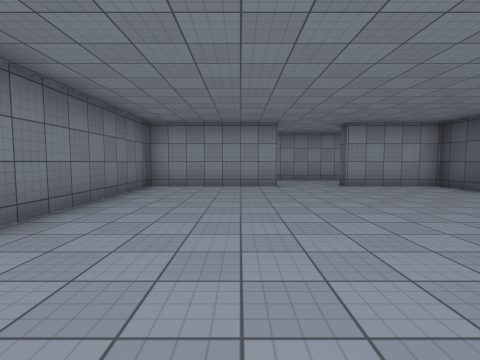
[1] (above)

15 first-person views from a walk through a Unity game level. The camera is 1.4 m above the floor, tilts 4° down and sees 85° across. The floor is counted in squares, 2 m on a side. Each view is taken from the middle of a square. On the plan, view 1 faces up. The plan holds only what a view shows up to about 9 squares ahead; the rest is blank. The player is left out. Surface patterns are stand-ins for the level's own textures.

[2]
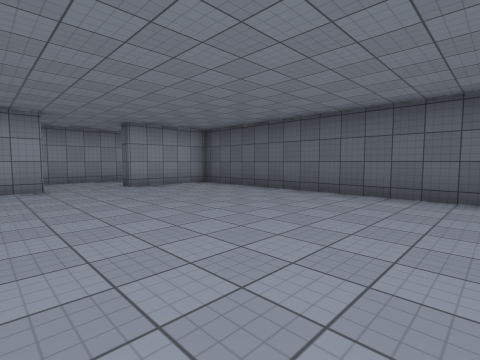

[3]
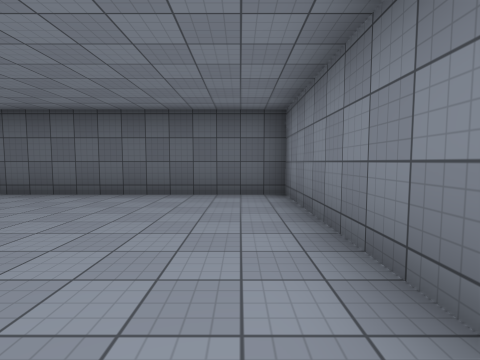

[4]
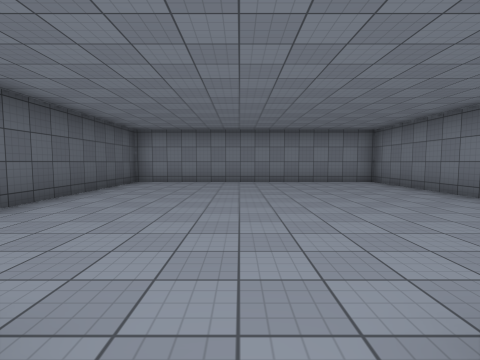

[5]
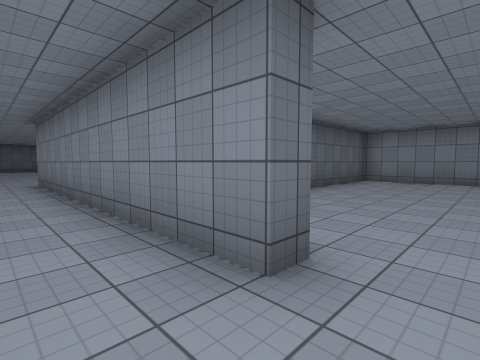

[6]
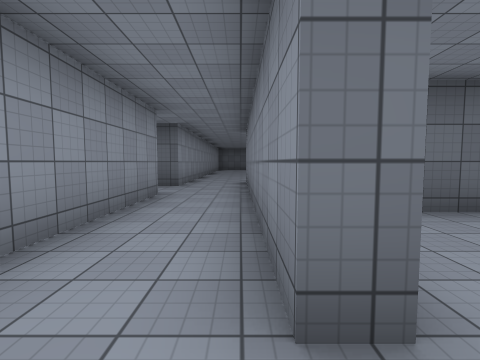

[7]
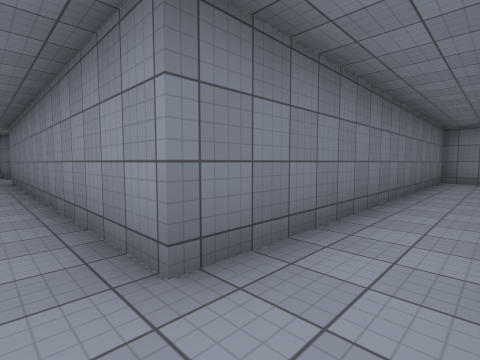

[8]
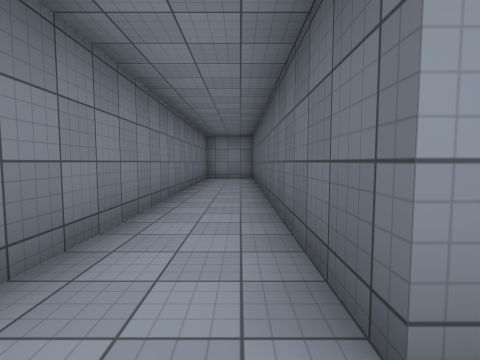

[9]
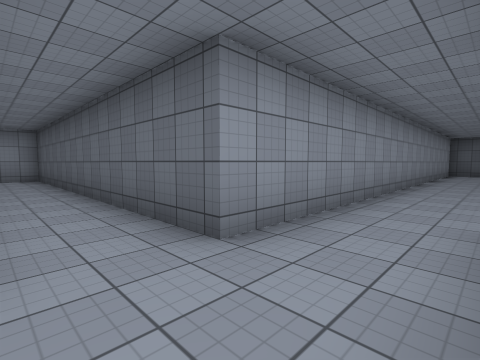

[10]
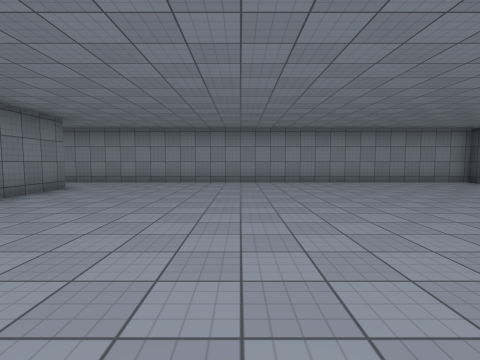

[11]
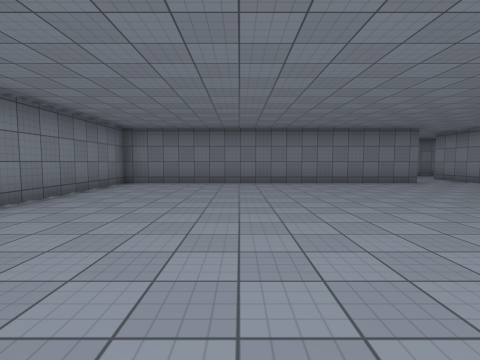

[12]
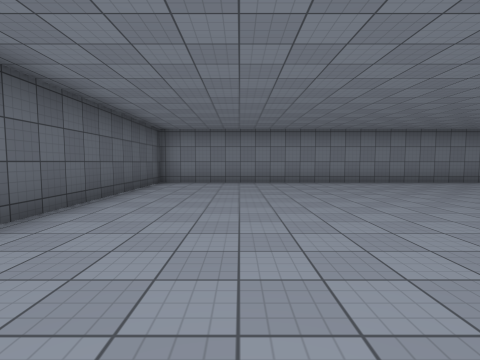

[13]
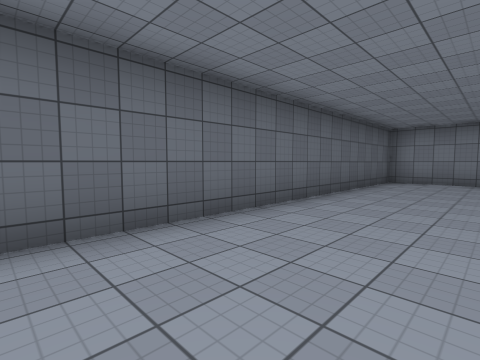

[14]
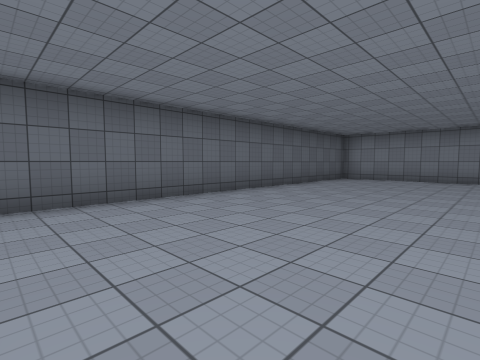

[15]
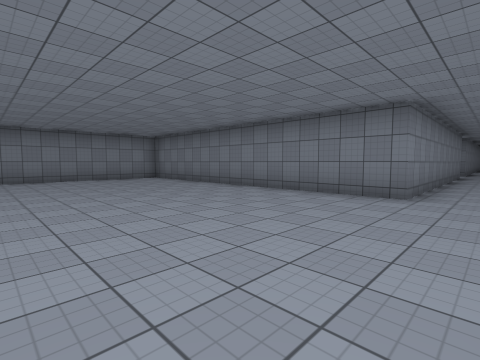

### Floor plan
Ten units are one square. View 1 is at (0, 0); x grows to the right and y downward. Boxes are objects, and circles mark ways between rooms. Rooms are numbered by the first view taken in them; rooms with no view inside come last. Other rooms are left out.
<svg viewBox="-31 -201 273 224">
<path fill="none" stroke="#000" d="M11 -73 -26 -73 -26 10 56 10 56 -73 30 -73M66 -98 -24 -98M30 -73 30 -78 65 -78M115 -98 95 -98 95 -192M65 -78 115 -78M92 -196 76 -196 76 -98 66 -98M115 -78 115 18 237 18 237 -98 115 -98"/>
<circle cx="20" cy="-80" r="3" fill="#2a7"/>
<circle cx="60" cy="-90" r="3" fill="#2a7"/>
<circle cx="105" cy="-85" r="3" fill="#2a7"/>
<text x="10" y="-40">1</text>
<text x="30" y="-160">2</text>
<text x="90" y="-130">3</text>
<text x="170" y="-40">4</text>
</svg>
Room 1 opens to room 2. Room 2 opens to room 3. Room 3 opens to room 4.

Where each view was taken, in squares from view 1:
view 1: 0 up, 0 right, facing up
view 2: 0 up, 0 right, facing up-right
view 3: 0 up, 0 right, facing right
view 4: 8 up, 2 right, facing down
view 5: 9 up, 2 right, facing down-right
view 6: 8 up, 2 right, facing right
view 7: 9 up, 9 right, facing up-left
view 8: 9 up, 9 right, facing up
view 9: 8 up, 8 right, facing up-right
view 10: 1 up, 16 right, facing up
view 11: 2 up, 20 right, facing left
view 12: 7 up, 21 right, facing down
view 13: 8 up, 21 right, facing down-right
view 14: 9 up, 19 right, facing down-right
view 15: 9 up, 17 right, facing down-left
